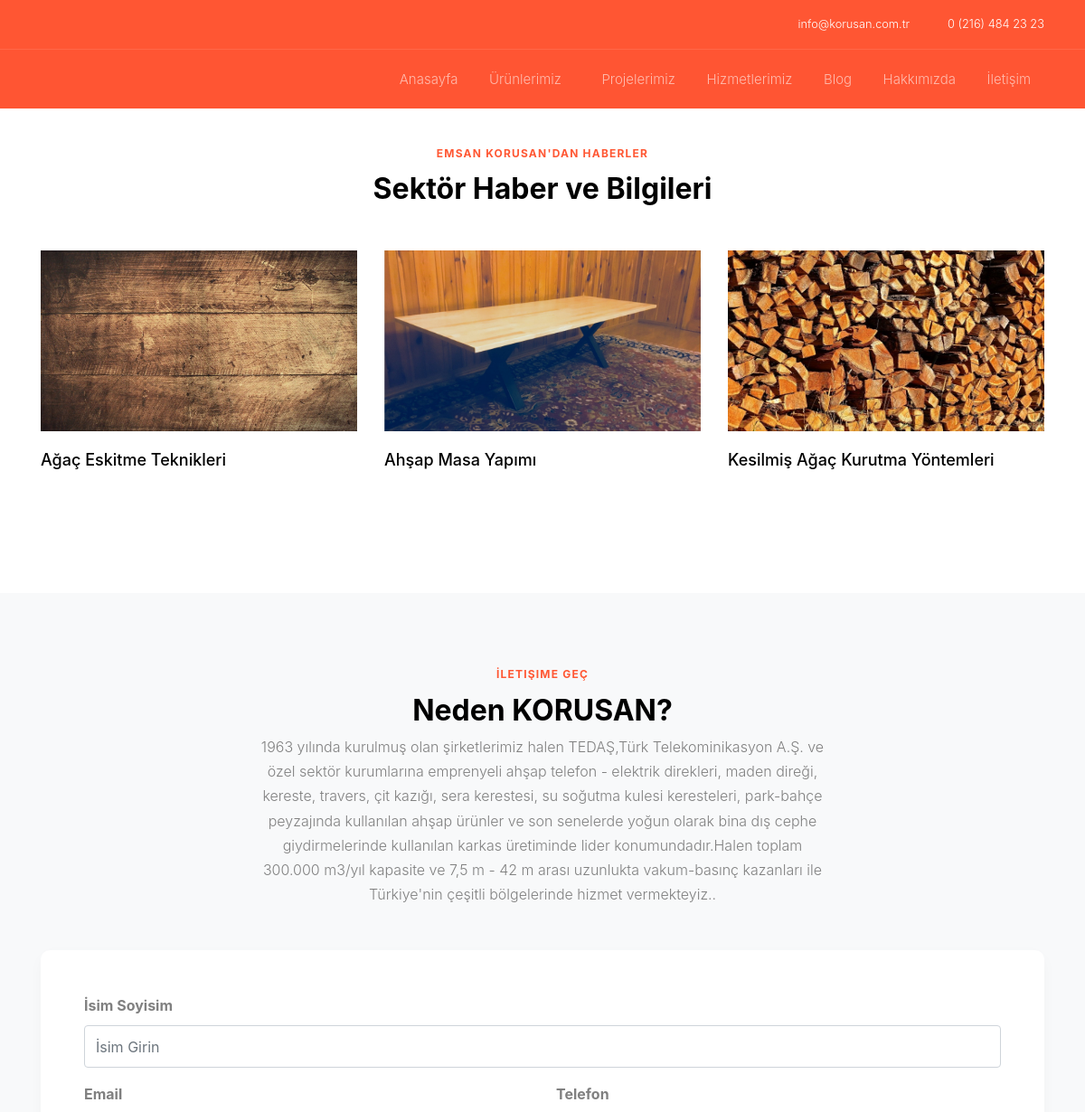
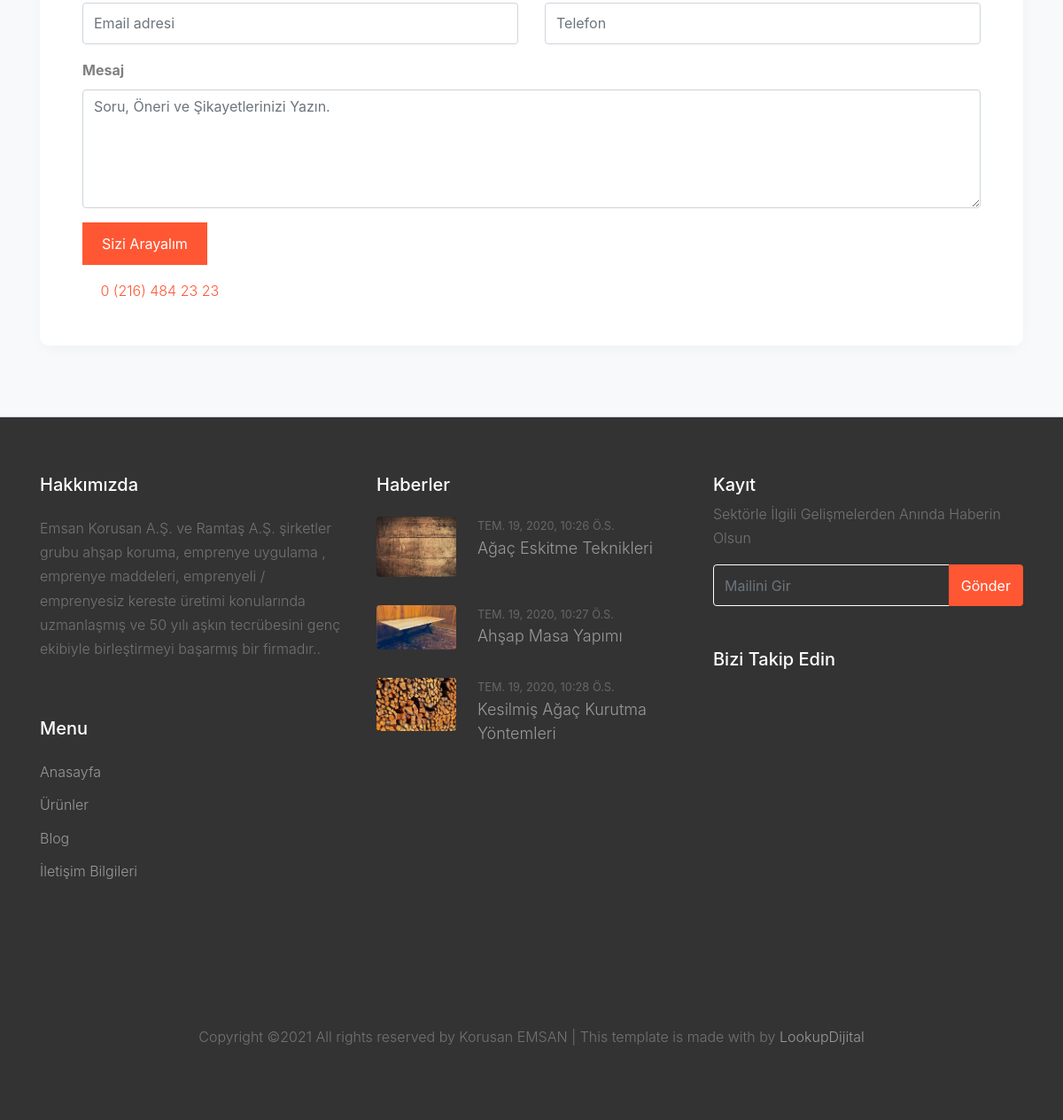
The app's page /korusan-blog/ with its own data (2 pictures, top to bottom).
### korsanapp/models.py (models this page shows, shortened)
class blogs(models.Model):
    name = models.CharField(max_length=150)
    date = models.DateTimeField(auto_now=True)
    imageField = models.ImageField(upload_to='upload')
    imageField1 = models.ImageField(upload_to='upload',blank=True)
    imageField2 = models.ImageField(upload_to='upload',blank=True)
    imageField3 = models.ImageField(upload_to='upload',blank=True)
    description = models.TextField()
    slug = models.SlugField(default='korusan')

### korsanapp/views.py (the view, shortened to what this page needs)
# urls.py: path('korusan-blog/',views.blogAll,name='blogAll'),
def blogAll(request):
    mainCat = product.objects.all()
    altCat = altProduct.objects.all()
    projects = project.objects.all()
    contents = blogs.objects.all()
    return render(request,'blogall.html',{'mainCat':mainCat,'altCat':altCat,'projects': projects,'contents':contents})

### templates/blogall.html (shortened to what this page needs)
{% load static %}<!DOCTYPE html>
<html lang="en">
  <head>
    <link rel="stylesheet" href="{% static 'fonts/icomoon/style.css' %}">
    <link rel="stylesheet" href="{% static 'css/bootstrap.min.css' %}">
    <link rel="stylesheet" href="{% static 'css/magnific-popup.css' %}">
    <link rel="stylesheet" href="{% static 'css/jquery-ui.css' %}">
    <link rel="stylesheet" href="{% static 'css/owl.carousel.min.css' %}">
    <link rel="stylesheet" href="{% static 'css/owl.theme.default.min.css' %}">
    <link rel="stylesheet" href="{% static 'css/bootstrap-datepicker.css' %}">
    <link rel="stylesheet" href="{% static 'fonts/flaticon/font/flaticon.css' %}">
    <link rel="stylesheet" href="{% static 'css/aos.css' %}">
    <link rel="stylesheet" href="{% static 'css/jquery.fancybox.min.css' %}">
    <link rel="stylesheet" href="{% static 'css/style.css' %}">
  </head>
  <body data-spy="scroll" data-target=".site-navbar-target" data-offset="300">
  <div class="site-wrap">
    {% include 'headers.html' %}
    <div class="site-section" id="news-section" style="padding-top: 10em;">
      <div class="container">
        <div class="row">
          <div class="col-12 text-center">
            <span class="sub-title">Emsan Korusan'dan Haberler</span>
            <h2 class="font-weight-bold text-black mb-5">Sektör Haber ve Bilgileri</h2>
          </div>
        </div>
        <div class="row mb-5">
            {% for blog in contents %}
          <div class="col-lg-4 col-md-6 mb-4 mb-lg-0 post-entry">
           <a href="{% url 'blogDetail' slug=blog.slug %}" class="d-block figure">
              <img src="{{ blog.imageField.url }}" alt="Image" width="350" height="200">
            </a>
            <h3><a href="#"> {{ blog.name }}</a></h3>
          </div>
            {% endfor %}
        </div>
      </div>
    </div>
    <div class="site-section bg-light" id="contact-section">
      <div class="container">
        <div class="row justify-content-center">
          <div class="col-md-7 text-center">
            <span class="sub-title">İletişime Geç</span>
            <h2 class="font-weight-bold text-black">Neden KORUSAN?</h2>
            <p class="mb-5">
1963 yılında kurulmuş olan şirketlerimiz halen TEDAŞ,Türk Telekominikasyon A.Ş.
                ve özel sektör kurumlarına emprenyeli ahşap telefon - elektrik direkleri,
                maden direği, kereste, travers, çit kazığı, sera kerestesi,
                su soğutma kulesi keresteleri, park-bahçe peyzajında kullanılan ahşap ürünler
                ve son senelerde yoğun olarak bina dış cephe giydirmelerinde kullanılan
                karkas üretiminde lider konumundadır.Halen toplam 300.000 m3/yıl kapasite
                ve 7,5 m - 42 m arası uzunlukta vakum-basınç kazanları ile Türkiye'nin
                çeşitli bölgelerinde hizmet vermekteyiz..
            </p>
          </div>
        </div>
        <div class="row">
          <div class="col-md-12 col-lg-12">
            <form action="#" class="p-5 bg-white" method="post">{% csrf_token %}
              <div class="row form-group">
                <div class="col-md-12 mb-3 mb-md-0">
                  <label class="font-weight-bold" for="fullname">İsim Soyisim</label>
                  <input type="text" id="fullname" class="form-control" placeholder="İsim Girin" name="name" required>
                </div>
              </div>
              <div class="row form-group">
                <div class="col-md-6">
                  <label class="font-weight-bold" for="email">Email</label>
                  <input type="email" id="id_email" class="form-control" placeholder="Email adresi" name="mail">
                </div>
                <div class="col-md-6">
                  <label class="font-weight-bold" for="email">Telefon</label>
                  <input type="tel" id="id_telefon" class="form-control" placeholder="Telefon" name="telefon" required>
                </div>
              </div>
              <div class="row form-group">
                <div class="col-md-12">
                  <label class="font-weight-bold" for="message">Mesaj</label>
                  <textarea name="message" id="message" cols="30" rows="5" class="form-control"  placeholder="Soru, Öneri ve Şikayetlerinizi Yazın."></textarea>
                </div>
              </div>
              <div class="row form-group">
                <div class="col-md-12">
                  <input type="submit" value="Sizi Arayalım" class="btn btn-primary rounded-0 btn-lg">
                </div>
              </div>
                <a href="tel:+90-216-484-2323" class="d-flex align-items-center">
                  <span class="icon-phone mr-2"></span>
                  <span class="d-none d-md-inline-block"> 0 (216) 484 23 23</span>
                </a>
            </form>
          </div>
        </div>
      </div>
    </div>
    {% include 'footers.html' %}
  </div>
  </body>
</html>

### templates/footers.html (shortened to what this page needs)
{% load static %}
 <footer class="site-footer border-top">
      <div class="container">
        <div class="row">
          <div class="col-lg-4 mb-5 mb-lg-0">
            <div class="row mb-5">
              <div class="col-12">
                <h3 class="footer-heading mb-4">Hakkımızda</h3>
                <p>Emsan Korusan A.Ş. ve Ramtaş A.Ş. şirketler grubu ahşap koruma, emprenye uygulama , emprenye
                        maddeleri, emprenyeli / emprenyesiz kereste üretimi konularında uzmanlaşmış
                        ve 50 yılı aşkın tecrübesini genç ekibiyle birleştirmeyi başarmış bir firmadır..</p>
              </div>
            </div>
            <div class="row mb-5">
              <div class="col-md-12">
                <h3 class="footer-heading mb-4">Menu</h3>
              </div>
              <div class="col-md-6 col-lg-6">
                <ul class="list-unstyled">
                  <li><a href="{% url 'mainView' %}">Anasayfa</a></li>
                  <li><a href="{% url 'productList' %}">Ürünler</a></li>
                  <li><a href="{% url 'blogAll' %}">Blog</a></li>
                  <li><a href="{% url 'allContact' %}">İletişim Bilgileri</a></li>
                </ul>
              </div>
            </div>
          </div>
          <div class="col-lg-4">
            <div class="mb-5">
              <h3 class="footer-heading mb-4">Haberler</h3>
              <div class="block-25">
                <ul class="list-unstyled">
                    {% for blog in contents %}
                  <li class="mb-3">
                    <a href="{% url 'blogDetail' slug=blog.slug %}" class="d-flex">
                      <figure class="image mr-4">
                        <img src="{{blog.imageField.url}}" alt="" class="img-fluid">
                      </figure>
                      <div class="text">
                        <span class="small text-uppercase date">{{blog.date}}</span>
                        <h3 class="heading font-weight-light">{{blog.name}}</h3>
                      </div>
                    </a>
                  </li>
                  {% endfor %}
                </ul>
              </div>
            </div>
          </div>
          <div class="col-lg-4 mb-5 mb-lg-0">
            <div class="mb-5">
              <h3 class="footer-heading mb-2">Kayıt</h3>
              <p>Sektörle İlgili Gelişmelerden Anında Haberin Olsun</p>
              <form action="" method="post" class="form-subscribe" name="mailingForm">{% csrf_token %}
                <div class="input-group mb-3">
                  <input type="email" class="form-control border-white text-white bg-transparent"
                         placeholder="Mailini Gir" aria-label="Enter Email" aria-describedby="button-addon2" name="mail">
                  <div class="input-group-append">
                    <button class="btn btn-primary" type="submit" id="button-addon2">Gönder</button>
                  </div>
                </div>
              </form>
            </div>
            <div class="row">
              <div class="col-md-12">
                <h3 class="footer-heading mb-4">Bizi Takip Edin</h3>
                <div>
                  <a href="https://www.facebook.com/Ramta%C5%9F-Emsan-Korusan-%C5%9Eirketler-Grubu-263252127037975/" class="pl-0 pr-3"><span class="icon-facebook"></span></a>
                  <a href="https://www.instagram.com/emsankorusanramtas/" class="pl-3 pr-3"><span class="icon-instagram"></span></a>
                  <a href="https://www.linkedin.com/company/emsan-korusan-ramta%C5%9F-a-%C5%9F/?viewAsMember=true" class="pl-3 pr-3"><span class="icon-linkedin"></span></a>
                </div>
              </div>
            </div>
          </div>
        </div>
        <div class="row pt-5 mt-5 text-center">
          <div class="col-md-12">
            <p>
            Copyright &copy;<script>document.write(new Date().getFullYear());</script>
                All rights reserved by Korusan EMSAN | This template is made with  by
                <a href="https://www.lookupdijital.com" target="_blank" >LookupDijital</a>
            </p>
          </div>
        </div>
      </div>
    </footer>

### static/css/style.css (style rules this page uses)
body { line-height: 1.7; color: gray; font-weight: 300; font-size: 1rem; font-family: -apple-system, BlinkMacSystemFont, "Segoe UI", Roboto, "Helvetica Neue", Arial, "Noto Sans", sans-serif, "Apple Color Emoji", "Segoe UI Emoji", "Segoe UI Symbol", "Noto Color Emoji"; }
h1, h2, h3, h4, h5, h6 { color: #000; }
.text-black { color: #000 !important; }
.site-wrap:before { -webkit-transition: .3s all ease-in-out; -o-transition: .3s all ease-in-out; transition: .3s all ease-in-out; background: rgba(0, 0, 0, 0.6); content: ""; position: absolute; z-index: 2000; top: 0; left: 0; right: 0; bottom: 0; opacity: 0; visibility: hidden; }
.btn { border-width: 2px; }
.btn.btn-lg { padding: 10px 20px; font-size: 16px; }
.btn.btn-primary { color: #fff; }
.form-control { height: 47px; }
.site-section { padding: 2.5em 0; }
@media (min-width: 768px) { .site-section { padding: 5em 0; } }
.border-top { border-top: 1px solid #ced4da !important; }
.site-footer { padding: 4em 0; background: #333333; }
.site-footer p { color: #737373; }
.site-footer h2, .site-footer h3, .site-footer h4, .site-footer h5 { color: #fff; }
.site-footer a { color: #999999; }
.site-footer ul li { margin-bottom: 10px; }
.site-footer .footer-heading { font-size: 20px; color: #fff; }
.site-block-appointment form, .bg-light form { border-radius: 10px; -webkit-box-shadow: 0 5px 20px -5px rgba(0, 0, 0, 0.05); box-shadow: 0 5px 20px -5px rgba(0, 0, 0, 0.05); }
.sub-title { display: block; text-transform: uppercase; letter-spacing: .1em; font-size: 12px; font-weight: 700; color: #ff5733; margin-bottom: 10px; }
.post-entry, .project-entry { overflow: hidden; position: relative; display: block; }
.post-entry .figure, .project-entry .figure { overflow: hidden; margin-bottom: 20px; }
.post-entry h3, .project-entry h3 { font-size: 18px; line-height: 1.3; }
.post-entry h3 a, .project-entry h3 a { color: #000; }
.post-entry img, .project-entry img { -webkit-transition: .3s all ease; -o-transition: .3s all ease; transition: .3s all ease; -webkit-transform: scale(1); -ms-transform: scale(1); transform: scale(1); }
.block-25 ul, .block-25 ul li { padding: 0; margin: 0; }
.block-25 ul li .date { color: rgba(255, 255, 255, 0.25); font-size: 0.8rem; display: block; }
.block-25 ul li a .image { -webkit-box-flex: 0; -ms-flex: 0 0 90px; flex: 0 0 90px; }
.block-25 ul li a .image img { border-radius: 4px; max-width: 100%; opacity: 1; -webkit-transition: .3s all ease-in-out; -o-transition: .3s all ease-in-out; transition: .3s all ease-in-out; }
.block-25 ul li a .text .heading { font-size: 18px; line-height: 1.5; margin: 0; padding: 0; -webkit-transition: .3s all ease; -o-transition: .3s all ease; transition: .3s all ease; color: #999999; }

### records on screen
blogs: imageField (picture), name "Ağaç Eskitme Teknikleri", date "TEM. 19, 2020, 10:26 Ö.S."
blogs: imageField (picture), name "Ahşap Masa Yapımı", date "TEM. 19, 2020, 10:27 Ö.S."
blogs: imageField (picture), name "Kesilmiş Ağaç Kurutma Yöntemleri", date "TEM. 19, 2020, 10:28 Ö.S."
